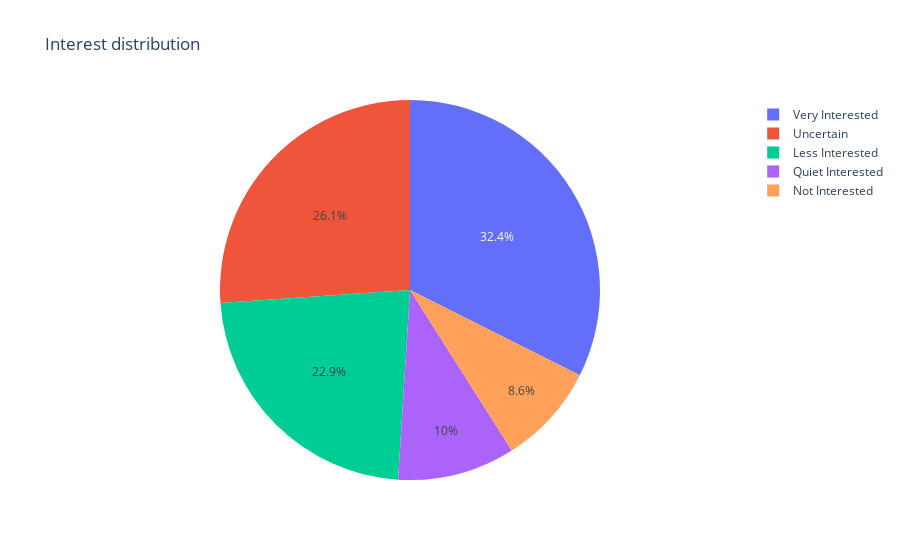

The cell this chart's notebook holds for it:
### Markdown cell above
Speaking about interest, most of the students (32.4%) are very interested in attending a college and overall females are showing more interest than males.

### Code cell
fig = px.pie(df, names='interest', title="Interest distribution")
fig.show()

### Figure 1 — Plotly figure (JSON) as saved in the notebook; plotly's stock layout.template omitted (floating-point values rounded to 4 significant figures; data arrays with more than 128 entries replaced by an {"elided": "..."} marker saying what was removed)
{"data": [{"domain": {"x": [0, 1], "y": [0, 1]}, "hovertemplate": "interest=%{label}<extra></extra>", "labels": {"elided": "1000 str values"}, "legendgroup": "", "name": "", "showlegend": true, "type": "pie"}], "layout": {"legend": {"tracegroupgap": 0}, "title": {"text": "Interest distribution"}}}
